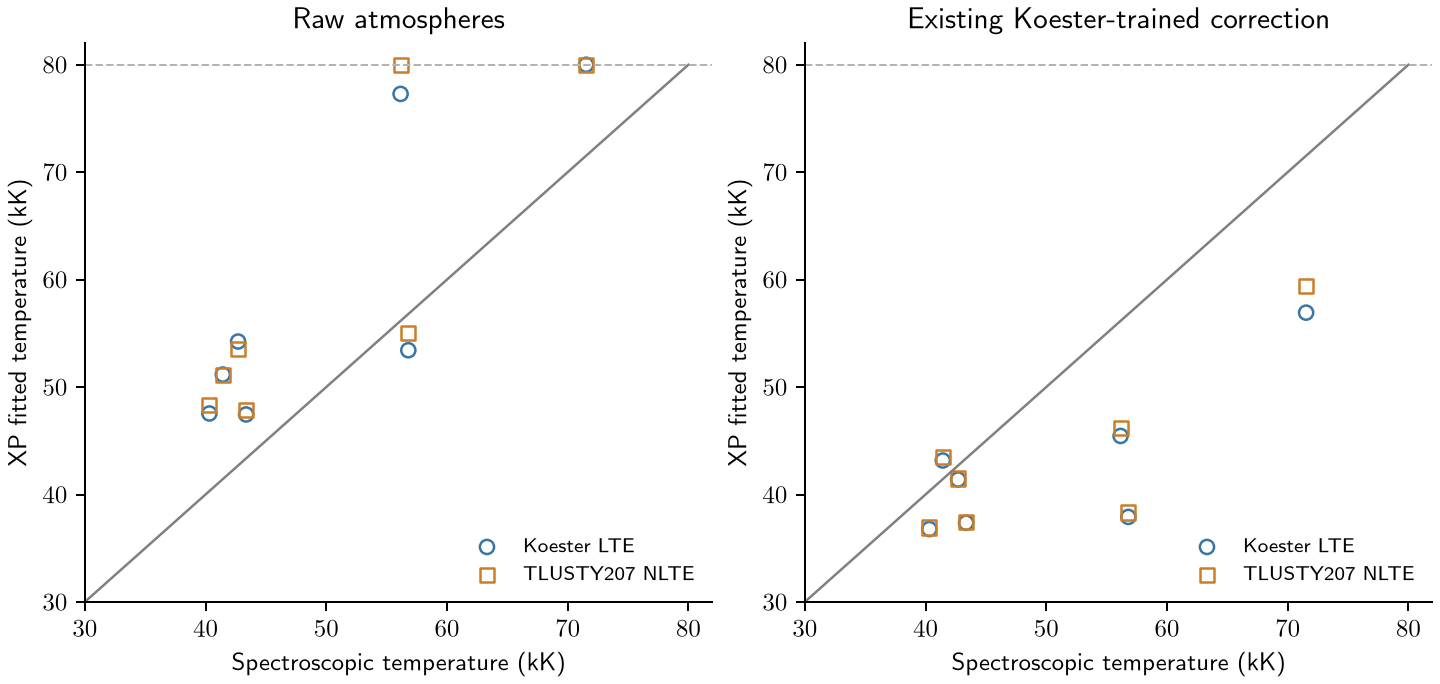

Reproduce this figure in Python.
"""Compare pure-H TLUSTY207 spectra with the seven hot DA XP anchors."""

from concurrent.futures import ThreadPoolExecutor
import json
from pathlib import Path
import sys
import numpy as np
import requests
from astropy.io import fits
from astropy.table import Table
import matplotlib
matplotlib.use("Agg")
import matplotlib.pyplot as plt
from sedkit import SED, WhiteDwarfModel
from sedkit.whitedwarf import _prepare, _Hypothesis

ROOT=Path(__file__).resolve().parents[2]
DATA=ROOT/"data/whitedwarf"
OUT=Path(__file__).resolve().parent
WORK=DATA/"nlte"
BASE="https://archive.stsci.edu/hlsps/wd-grid/tlusty207/"
REFERENCE="https://archive.stsci.edu/hlsp/wd-grid"
OPERATOR=Path("/Users/jdli/Project/J-Caps-xps-hot/experiments/phase0_forward_xp_20261003")


def build():
    sys.path.insert(0,str(ROOT/"scripts"))
    from build_subdwarf_model import Reducer
    WORK.mkdir(exist_ok=True);(WORK/"out").mkdir(exist_ok=True)
    np.savez(WORK/"out/balmer_index.npz",ew_max_nm=1.)
    reducer=Reducer(OPERATOR,WORK)
    ts=np.r_[np.arange(30000,40001,2000),np.arange(45000,80001,5000)]
    gs=np.arange(7.,9.51,.5)
    def one(node):
        t,g=node;stem=f"t{int(t/100)}g{int(g*100)}n"
        reduced=WORK/(stem+".npz")
        path=WORK/(stem+".fits")
        if not path.exists():
            response=requests.get(BASE+f"hlsp_wd-grid_tlusty207_nlte-model_{stem}_r5000_v1_spec.fits",timeout=60)
            response.raise_for_status();path.write_bytes(response.content)
        with fits.open(path) as h:
            lam=np.asarray(h[1].data["Wavelength"],float)
            flux=np.asarray(h[1].data["Eddington_Flux"],float)*4*np.pi
        if not reduced.exists():
            reduced_values=reducer.reduce(lam/10,flux*10)
            np.savez_compressed(reduced,**reduced_values)
        with np.load(reduced) as a:values={k:a[k] for k in a.files}
        values["finite_range_flux_over_sigma_teff4"]=np.trapezoid(flux,lam)/(5.670374419e-5*float(t)**4)
        return values
    with ThreadPoolExecutor(4) as pool:
        values=[]
        for i,v in enumerate(pool.map(one,[(t,g) for t in ts for g in gs])):
            values.append(v)
            if (i+1)%12==0:print(f"NLTE reduced {i+1}/{len(ts)*len(gs)}",flush=True)
    model=WhiteDwarfModel(calibration=None)
    table=dict(model.table)
    table.update(teff_ax=ts,logg_ax=gs)
    for key,field in [("ln_flux","channels"),("ln_blue","blue"),("ln_coarse","coarse")]:
        table[key]=np.log(np.array([v[field] for v in values])).reshape((len(ts),len(gs),-1))
    table["balmer_w"]=np.array([v["balmer_w"] for v in values]).reshape(len(ts),len(gs))/model.table["ew_max_nm"]
    np.savez_compressed(WORK/"table.npz",**table)
    return dict(nodes=len(values),temperature_range=[float(ts[0]),float(ts[-1])],
        units="4*pi*H_lambda, erg/s/cm2/Angstrom; vacuum wavelengths",
        finite_range_flux_over_sigma_teff4=[float(min(v["finite_range_flux_over_sigma_teff4"] for v in values)),float(max(v["finite_range_flux_over_sigma_teff4"] for v in values))])


def main():
    grid=build()
    model=WhiteDwarfModel(calibration=None)
    with np.load(WORK/"table.npz") as a:model.table={k:a[k] for k in a.files}
    rows=Table.read(OUT/"single_da_anchors.ecsv");rows=rows[rows["teff"]>=40000]
    original=Table.read(DATA/"validation_single.ecsv")
    result=[]
    with np.load(DATA/"xp_local100/calibrated.npz") as a:
        idx={int(s):i for i,s in enumerate(a["source_id"])}
        for row in rows:
            i=idx[int(row["source_id"])];f,e=np.full(168,np.nan),np.full(168,np.nan)
            f[:61],e[:61]=a["flux"][i,6:],a["error"][i,6:]
            sed=SED(f,e,np.arange(168)<61,row["parallax"],row["parallax_error"],str(row["source_id"]))
            p=_prepare(sed,model,None,0.,None,None,None,False,None,None,False,{"logg":(row["logg"],.02)},None)
            fit,_=_Hypothesis(p,"wd",True,5.,0.).fit()
            old=original[original["source_id"]==int(row["source_id"])][0]
            result.append(dict(source_id=str(row["source_id"]),teff_spec=float(row["teff"]),
                teff_nlte=fit["whitedwarf"]["teff"],teff_koester_raw=float(old["raw_teff"]),
                teff_koester_cal=float(old["cal_teff"]),converged=fit["converged"]))
            with np.load(DATA/"calibration_folds"/f"{row['fold']}.npz") as c:
                model.calibration={k:c[k] for k in c.files}
            p=_prepare(sed,model,None,0.,None,None,None,False,None,None,False,{"logg":(row["logg"],.02)},None)
            calibrated,_=_Hypothesis(p,"wd",True,5.,0.).fit()
            result[-1]["teff_nlte_koester_cal"]=calibrated["whitedwarf"]["teff"]
            model.calibration=None
            print(result[-1],flush=True)
    summary=dict(reference=REFERENCE,grid=grid,n=len(result),comparison={})
    for key in ["nlte","nlte_koester_cal","koester_raw","koester_cal"]:
        d=np.array([r["teff_"+key]/r["teff_spec"]-1 for r in result])
        summary["comparison"][key]=dict(median=float(np.median(d)),scatter=float(1.4826*np.median(abs(d-np.median(d)))))
        summary["comparison"][key]["at_upper_temperature_edge"]=sum(r["teff_"+key]>=79999 for r in result)
    summary["sources"]=result
    fig,axes=plt.subplots(1,2,figsize=(8,3.8),layout="constrained")
    for ax,keys,title in zip(axes,[("koester_raw","nlte"),("koester_cal","nlte_koester_cal")],
                             ["Raw atmospheres","Existing Koester-trained correction"]):
        for key,label,color,marker in zip(keys,["Koester LTE","TLUSTY207 NLTE"],["#3976a5","#cb7d28"],["o","s"]):
            ax.scatter([r["teff_spec"]/1000 for r in result],[r["teff_"+key]/1000 for r in result],
                       s=32,facecolors="none",edgecolors=color,marker=marker,label=label)
        ax.plot([30,80],[30,80],c=".5",lw=1)
        ax.axhline(80,c=".7",ls="--",lw=.8)
        ax.set(xlabel="Spectroscopic temperature (kK)",ylabel="XP fitted temperature (kK)",
               title=title,xlim=(30,82),ylim=(30,82))
        ax.spines[["top","right"]].set_visible(False)
        ax.legend(fontsize=8,frameon=False)
    fig.savefig(OUT/"nlte_probe.png",dpi=180);plt.close(fig)
    (OUT/"nlte_probe.json").write_text(json.dumps(summary,indent=2)+"\n");print(summary)


if __name__=="__main__":main()
